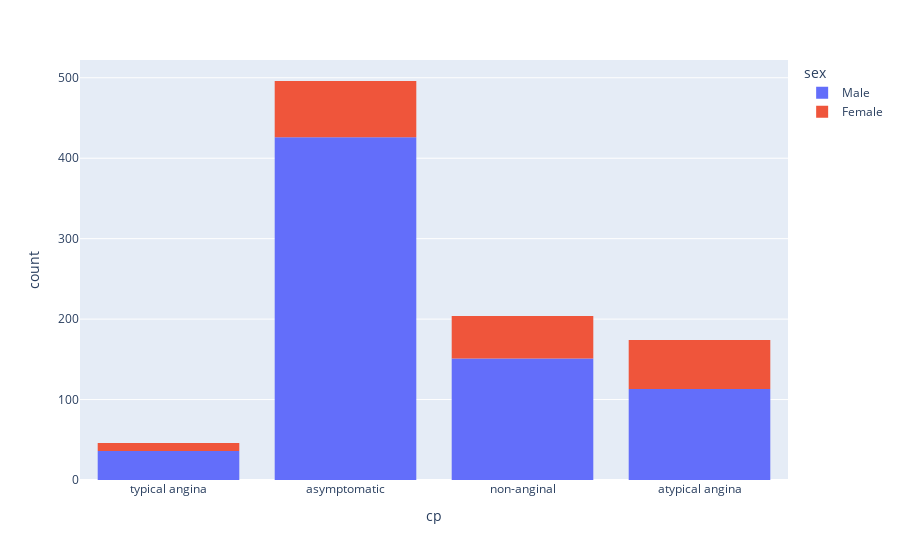

The code cell stored with this chart in its notebook:
### Code cell
# count plot of cp column grouped by sex
fig = px.histogram(df, x='cp', color='sex')
fig.show()

# value count of cp column based on sex
df.groupby('sex')['cp'].value_counts()

### Figure 1 — Plotly figure (JSON) as saved in the notebook; plotly's stock layout.template omitted (floating-point values rounded to 4 significant figures; data arrays with more than 128 entries replaced by an {"elided": "..."} marker saying what was removed)
{"data": [{"alignmentgroup": "True", "bingroup": "x", "hovertemplate": "sex=Male<br>cp=%{x}<br>count=%{y}<extra></extra>", "legendgroup": "Male", "marker": {"color": "#636efa", "pattern": {"shape": ""}}, "name": "Male", "offsetgroup": "Male", "orientation": "v", "showlegend": true, "type": "histogram", "x": {"elided": "726 str values"}, "xaxis": "x", "yaxis": "y"}, {"alignmentgroup": "True", "bingroup": "x", "hovertemplate": "sex=Female<br>cp=%{x}<br>count=%{y}<extra></extra>", "legendgroup": "Female", "marker": {"color": "#EF553B", "pattern": {"shape": ""}}, "name": "Female", "offsetgroup": "Female", "orientation": "v", "showlegend": true, "type": "histogram", "x": {"elided": "194 str values"}, "xaxis": "x", "yaxis": "y"}], "layout": {"barmode": "relative", "legend": {"title": {"text": "sex"}, "tracegroupgap": 0}, "margin": {"t": 60}, "xaxis": {"anchor": "y", "domain": [0, 1], "title": {"text": "cp"}}, "yaxis": {"anchor": "x", "domain": [0, 1], "title": {"text": "count"}}}}
